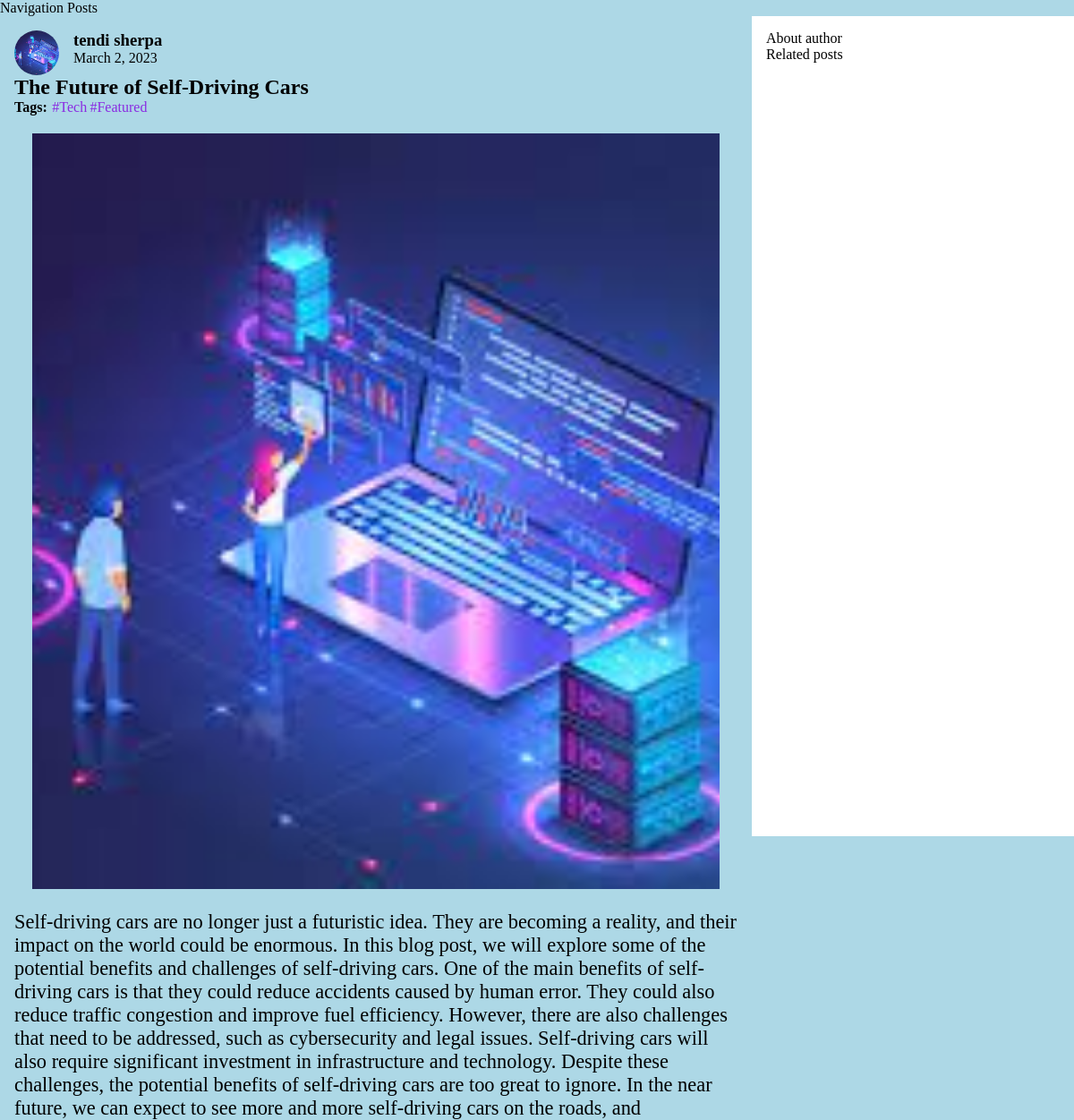
Screenshot of /posts/the-future-of-self-driving-cars with the database file from the repository.
### blog/models.py (models this page shows, shortened)
class Post(models.Model):
    title = models.CharField(max_length=150)
    image = models.ImageField(upload_to='images')
    date = models.DateField(auto_now=True)
    slug = models.SlugField(unique=True, db_index=True)
    content = models.TextField(validators=[MinLengthValidator(30)])
    author = models.ForeignKey(
        Author, on_delete=models.SET_NULL, null=True, related_name='posts')
    tags = models.ManyToManyField(Tag)

class Author(models.Model):
    first_name = models.CharField(max_length=50)
    last_name = models.CharField(max_length=50)
    email = models.EmailField()
    def full_name(self):
        return f'{self.first_name} {self.last_name}'
    def __str__(self):
        return self.full_name()

class Tag(models.Model):
    caption = models.CharField(max_length=20)

### blog/views.py (the view)
# urls.py: path('posts/<slug:slug>', views.single_post, name='blog-single-post'),
def single_post(request, slug):
    post = get_object_or_404(Post, slug=slug)
    return render(request, 'blog/single-post.html', {'post': post,
                                                     'tags': post.tags.all()})

### blog/templates/blog/single-post.html (shortened to what this page needs)
{% extends 'base.html' %}
{% load static %}
{% block app_css %}
  <link rel='stylesheet' href="{% static 'blog/single-post.css' %}" />
{% endblock app_css %}
{% block content %}
  <div class="template">
    <section class="left-side">
      <a href="#">
        <div class="author-info">
          <div class="author-profile">
            <img src="{{ post.image.url }}" class="profile" alt="">
          </div>
          <div class="author">
            <h3>{{ post.author }}</h3>
            <p>{{ post.date }}</p>
          </div>
        </div>
      </a>
      <h1>{{ post.title }}</h1>
      <p>
        <b>Tags:</b>
        {% for tag in tags %}<span class="tag">#{{ tag.caption }}</span>{% endfor %}
      </p>
      <img src="{{ post.image.url }}" class="post-image" alt="Chat gpt"/>
      <p class="content">{{ post.content }}</p>
    </section>
    <section class="right-side">
      <div>About author</div>
      <div>Related posts</div>
    </section>
  </div>
{% endblock content %}

### templates/base.html (shortened to what this page needs)
{% load static %}
<!DOCTYPE html>
<html>
    <head>
        <link rel="stylesheet" href="{% static 'style/index.css' %}">
        {% block app_css %}
        {% endblock app_css %}
    </head>
    <body>
        <nav>
            <a href="{% url 'blog-index' %}">Navigation</a> <a href="{% url 'blog-posts' %}">Posts</a>
        </nav>
        <div class="main-body">
            {% block content %}
            {% endblock content %}
        </div>
    </body>
</html>

### static/style/index.css (style rules this page uses)
* { margin: 0; padding: 0; box-sizing: border-box; }
body { background: lightblue; }
img { width: 100%; height: 100%; object-fit: cover; }
a { text-decoration: none; color: black; }
.main-body { width: 1200px; margin: 0 auto; }

### blog/static/blog/single-post.css (style rules this page uses)
.template { display: grid; grid-template-columns: 70% 30%; }
.author-info { display: flex; flex-direction: row; }
.profile { vertical-align: middle; width: 50px; height: 50px; border-radius: 50%; }
.author { margin-left: 1rem; }
.tag { color: blueviolet; padding: 0 0.1rem; }
h3 { font-size: 1.5 rem; }
.post-image { padding: 20px; }
.left-side { padding: 1rem; }
.content { font-size: 1.4rem; }
.right-side { background: white; padding: 1rem; }

### rows the page displays
Post: image (picture), author "tendi sherpa", date "March 2, 2023", title "The Future of Self-Driving Cars", content "Self-driving cars are no longer just a futuristic idea. They are becoming a reality, and their impact on the world could be enormous. In this blog post, we will explore some of the potential benefits and challenges of self-driving cars. One of the main benefits of self-driving cars is that they could reduce accidents caused by human error. They could also reduce traffic congestion and improve fuel efficiency. However, there are also challenges that need to be addressed, such as cybersecurity and legal issues. Self-driving cars will also require significant investment in infrastructure and technology. Despite these challenges, the potential benefits of self-driving cars are too great to…"
Tag: caption "Tech"
Tag: caption "Featured"
